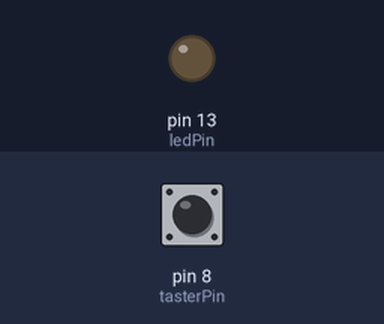
The sketch below on a simulated Arduino Uno, built with avr-gcc and run on an emulated ATmega328P. Shown: output pins drawn as LEDs (lit = HIGH). The test bench sets the inputs (shaded band); at power-on: pin 8 (tasterPin) LOW.

Above: at 1.2 s.
1.3 s: pin 8 (tasterPin) pulled HIGH for 0.15 s
At 1.37 s:
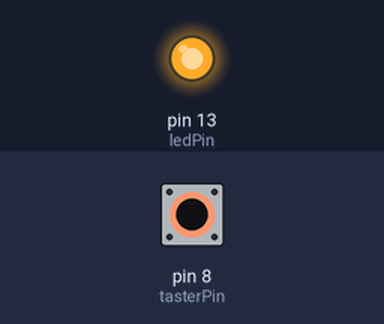
2.9 s: pin 8 (tasterPin) pulled HIGH for 3.2 s
At 6.5 s:
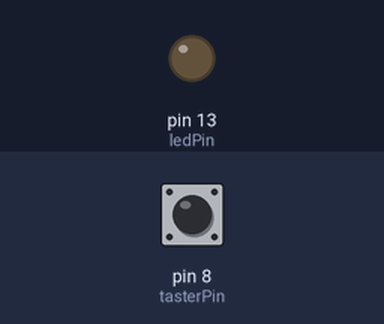
Timing chart, 0 to 8.0 s (numbered marks = the images above; inputs shaded):
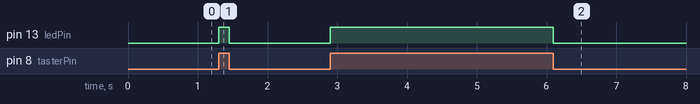

Measured:
- after the input at 1.3 s, pin 13 (ledPin): LOW → HIGH at once, → LOW 0.15 s later
- after the input at 2.9 s, pin 13 (ledPin): LOW → HIGH at once, → LOW 3.2 s later

The sketch:

sensor_abfragen_pushdown.ino
```cpp
int ledPin = 13;    // LED-Pin 13
int tasterPin = 8;  // Taster-Pin 8
int tasterStatus;   // Tasterstatus

void setup() {
  pinMode(ledPin, OUTPUT);    // LED-PIn als Ausgang
  pinMode(tasterPin, INPUT);  // Taster-Pin als Eingang
}


void loop() {
  tasterStatus = digitalRead(tasterPin);
  if (tasterStatus == HIGH) {
    digitalWrite(ledPin, HIGH);
  } else {
    digitalWrite(ledPin, LOW);
  }
}
```
